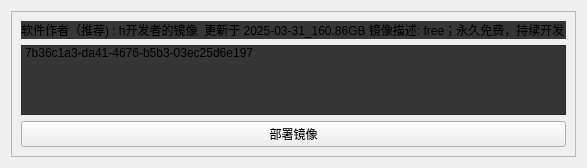
          <widget class="QWidget" name="scrollAreaWidgetContents_2">
           <property name="geometry">
            <rect>
             <x>0</x>
             <y>0</y>
             <width>587</width>
             <height>138</height>
            </rect>
           </property>
           <layout class="QVBoxLayout" name="verticalLayout_22">
            <item alignment="Qt::AlignmentFlag::AlignTop">
             <widget class="QFrame" name="frame_20">
              <property name="frameShape">
               <enum>QFrame::Shape::StyledPanel</enum>
              </property>
              <property name="frameShadow">
               <enum>QFrame::Shadow::Raised</enum>
              </property>
              <layout class="QVBoxLayout" name="verticalLayout_23">
               <item>
                <widget class="QLabel" name="label_11">
                 <property name="styleSheet">
                  <string notr="true">background-color: #363636;</string>
                 </property>
                 <property name="text">
                  <string>软件作者（推荐) : h开发者的镜像  更新于 2025-03-31_160.86GB 镜像描述: free；永久免费，持续开发</string>
                 </property>
                </widget>
               </item>
               <item alignment="Qt::AlignmentFlag::AlignTop">
                <widget class="QListWidget" name="listWidget_7">
                 <property name="styleSheet">
                  <string notr="true">background-color: #363636;</string>
                 </property>
                 <item>
                  <property name="text">
                   <string>7b36c1a3-da41-4676-b5b3-03ec25d6e197</string>
                  </property>
                 </item>
                </widget>
               </item>
               <item>
                <widget class="QPushButton" name="pushButton">
                 <property name="styleSheet">
                  <string notr="true">QPushButton {
    background-color: #CC9933;
    border-radius: 10px;
    font: 10pt &quot;宋体&quot;;
}
QPushButton:pressed {
    background-color: #4F6F6F; /* 按下时的背景颜色 */
}
font: 10pt &quot;Microsoft YaHei UI&quot;;</string>
                 </property>
                 <property name="text">
                  <string>部署镜像</string>
                 </property>
                 <property name="icon">
                  <iconset resource="resources.qrc">
                   <normaloff>:/ico/ico/shopping-bag.svg</normaloff>:/ico/ico/shopping-bag.svg</iconset>
                 </property>
                </widget>
               </item>
              </layout>
             </widget>
            </item>
           </layout>
          </widget>
